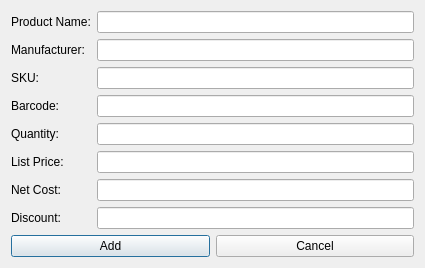
<?xml version="1.0" encoding="UTF-8"?>
<ui version="4.0">
 <class>AddProduct</class>
 <widget class="QDialog" name="AddProduct">
  <property name="geometry">
   <rect>
    <x>0</x>
    <y>0</y>
    <width>425</width>
    <height>259</height>
   </rect>
  </property>
  <property name="windowTitle">
   <string>Dialog</string>
  </property>
  <layout class="QGridLayout" name="gridLayout_2">
   <item row="0" column="0">
    <layout class="QGridLayout" name="gridLayout">
     <item row="0" column="0">
      <widget class="QLabel" name="nameLabel">
       <property name="text">
        <string>Product Name:</string>
       </property>
      </widget>
     </item>
     <item row="0" column="1">
      <widget class="QLineEdit" name="nameEdit"/>
     </item>
     <item row="1" column="0">
      <widget class="QLabel" name="manLabel">
       <property name="text">
        <string>Manufacturer:</string>
       </property>
      </widget>
     </item>
     <item row="1" column="1">
      <widget class="QLineEdit" name="manEdit"/>
     </item>
     <item row="2" column="0">
      <widget class="QLabel" name="skuLabel">
       <property name="text">
        <string>SKU: </string>
       </property>
      </widget>
     </item>
     <item row="2" column="1">
      <widget class="QLineEdit" name="skuEdit"/>
     </item>
     <item row="3" column="0">
      <widget class="QLabel" name="barcodeLabel">
       <property name="text">
        <string>Barcode:</string>
       </property>
      </widget>
     </item>
     <item row="3" column="1">
      <widget class="QLineEdit" name="barEdit"/>
     </item>
     <item row="4" column="0">
      <widget class="QLabel" name="qtyLabel">
       <property name="text">
        <string>Quantity:</string>
       </property>
      </widget>
     </item>
     <item row="4" column="1">
      <widget class="QLineEdit" name="quanEdit"/>
     </item>
     <item row="5" column="0">
      <widget class="QLabel" name="listLabel">
       <property name="text">
        <string>List Price:</string>
       </property>
      </widget>
     </item>
     <item row="5" column="1">
      <widget class="QLineEdit" name="listEdit"/>
     </item>
     <item row="6" column="0">
      <widget class="QLabel" name="netLabel">
       <property name="text">
        <string>Net Cost:</string>
       </property>
      </widget>
     </item>
     <item row="6" column="1">
      <widget class="QLineEdit" name="netEdit"/>
     </item>
     <item row="7" column="0">
      <widget class="QLabel" name="discountLabel">
       <property name="text">
        <string>Discount:</string>
       </property>
      </widget>
     </item>
     <item row="7" column="1">
      <widget class="QLineEdit" name="disEdit"/>
     </item>
    </layout>
   </item>
   <item row="1" column="0">
    <spacer name="verticalSpacer">
     <property name="orientation">
      <enum>Qt::Vertical</enum>
     </property>
     <property name="sizeHint" stdset="0">
      <size>
       <width>20</width>
       <height>1</height>
      </size>
     </property>
    </spacer>
   </item>
   <item row="2" column="0">
    <layout class="QHBoxLayout" name="horizontalLayout">
     <item>
      <widget class="QPushButton" name="addButton">
       <property name="text">
        <string>Add</string>
       </property>
      </widget>
     </item>
     <item>
      <widget class="QPushButton" name="cancelButton">
       <property name="text">
        <string>Cancel</string>
       </property>
      </widget>
     </item>
    </layout>
   </item>
  </layout>
 </widget>
 <resources/>
 <connections/>
</ui>
